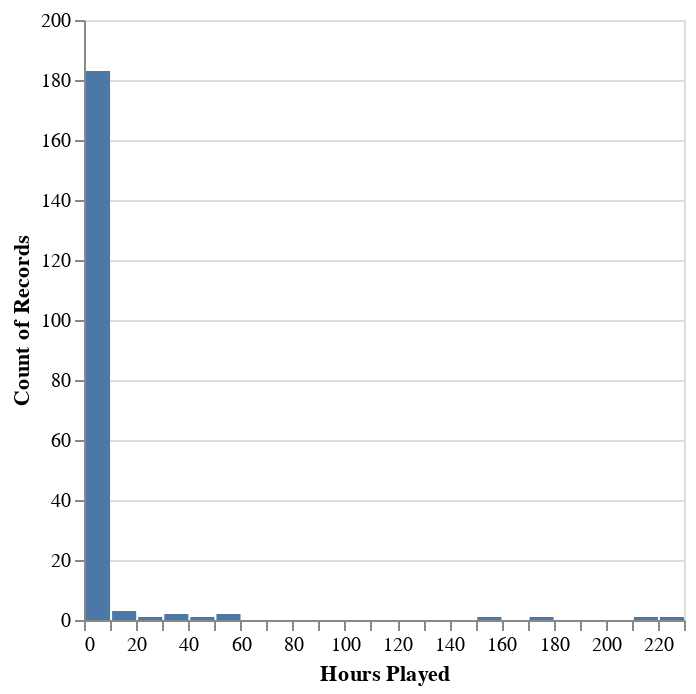

Notebook code cell kept with this figure:
### Code cell
mean_hours_hist = alt.Chart(players).mark_bar().encode(
    x=alt.X('played_hours').title('Hours Played').bin(maxbins=30),
    y=alt.Y('count()')
)

mean_hours_hist

### Figure 1 — Vega specification as saved in the notebook (floating-point values rounded to 4 significant figures)
{"$schema": "https://vega.github.io/schema/vega/v5.json", "data": [{"name": "source_0", "values": [{"__count": 2, "bin_maxbins_30_played_hours": 30.0, "bin_maxbins_30_played_hours_end": 40.0}, {"__count": 183, "bin_maxbins_30_played_hours": 0.0, "bin_maxbins_30_played_hours_end": 10.0}, {"__count": 1, "bin_maxbins_30_played_hours": 40.0, "bin_maxbins_30_played_hours_end": 50.0}, {"__count": 3, "bin_maxbins_30_played_hours": 10.0, "bin_maxbins_30_played_hours_end": 20.0}, {"__count": 1, "bin_maxbins_30_played_hours": 210.0, "bin_maxbins_30_played_hours_end": 220.0}, {"__count": 2, "bin_maxbins_30_played_hours": 50.0, "bin_maxbins_30_played_hours_end": 60.0}, {"__count": 1, "bin_maxbins_30_played_hours": 220.0, "bin_maxbins_30_played_hours_end": 230.0}, {"__count": 1, "bin_maxbins_30_played_hours": 150.0, "bin_maxbins_30_played_hours_end": 160.0}, {"__count": 1, "bin_maxbins_30_played_hours": 20.0, "bin_maxbins_30_played_hours_end": 30.0}, {"__count": 1, "bin_maxbins_30_played_hours": 170.0, "bin_maxbins_30_played_hours_end": 180.0}]}, {"name": "source_0_y_domain___count", "values": [{"min": 1, "max": 183}]}], "signals": [{"name": "bin_maxbins_30_played_hours_bins", "value": {"fields": ["played_hours"], "fname": "bin_played_hours", "start": 0.0, "step": 10.0, "stop": 230.0}}], "marks": [{"type": "rect", "name": "marks", "from": {"data": "source_0"}, "encode": {"update": {"x2": {"field": "bin_maxbins_30_played_hours", "scale": "x", "offset": {"signal": "0.5 + (abs(scale(\"x\", datum[\"bin_maxbins_30_played_hours_end\"]) - scale(\"x\", datum[\"bin_maxbins_30_played_hours\"])) < 0.25 ? -0.5 * (0.25 - (abs(scale(\"x\", datum[\"bin_maxbins_30_played_hours_end\"]) - scale(\"x\", datum[\"bin_maxbins_30_played_hours\"])))) : 0.5)"}}, "y2": {"value": 0, "scale": "y"}, "fill": {"value": "#4c78a8"}, "y": {"field": "__count", "scale": "y"}, "x": {"field": "bin_maxbins_30_played_hours_end", "scale": "x", "offset": {"signal": "0.5 + (abs(scale(\"x\", datum[\"bin_maxbins_30_played_hours_end\"]) - scale(\"x\", datum[\"bin_maxbins_30_played_hours\"])) < 0.25 ? 0.5 * (0.25 - (abs(scale(\"x\", datum[\"bin_maxbins_30_played_hours_end\"]) - scale(\"x\", datum[\"bin_maxbins_30_played_hours\"])))) : -0.5)"}}}}, "style": ["bar"]}], "scales": [{"name": "x", "type": "linear", "domain": {"signal": "[bin_maxbins_30_played_hours_bins.start, bin_maxbins_30_played_hours_bins.stop]"}, "range": [0, {"signal": "width"}], "bins": {"signal": "bin_maxbins_30_played_hours_bins"}, "zero": false}, {"name": "y", "type": "linear", "domain": [{"signal": "(data(\"source_0_y_domain___count\")[0] || {}).min"}, {"signal": "(data(\"source_0_y_domain___count\")[0] || {}).max"}], "range": [{"signal": "height"}, 0], "nice": true, "zero": true}], "axes": [{"scale": "y", "ticks": false, "grid": true, "labels": false, "aria": false, "tickCount": {"signal": "ceil(height/40)"}, "domain": false, "zindex": 0, "gridScale": "x", "maxExtent": 0, "minExtent": 0, "orient": "left"}, {"scale": "x", "title": "Hours Played", "grid": false, "labelFlush": true, "labelOverlap": true, "tickCount": {"signal": "ceil(width/10)"}, "zindex": 0, "orient": "bottom"}, {"scale": "y", "labelOverlap": true, "zindex": 0, "tickCount": {"signal": "ceil(height/40)"}, "orient": "left", "grid": false, "title": "Count of Records"}], "width": 300, "style": "cell", "height": 300, "background": "white", "padding": 5}
